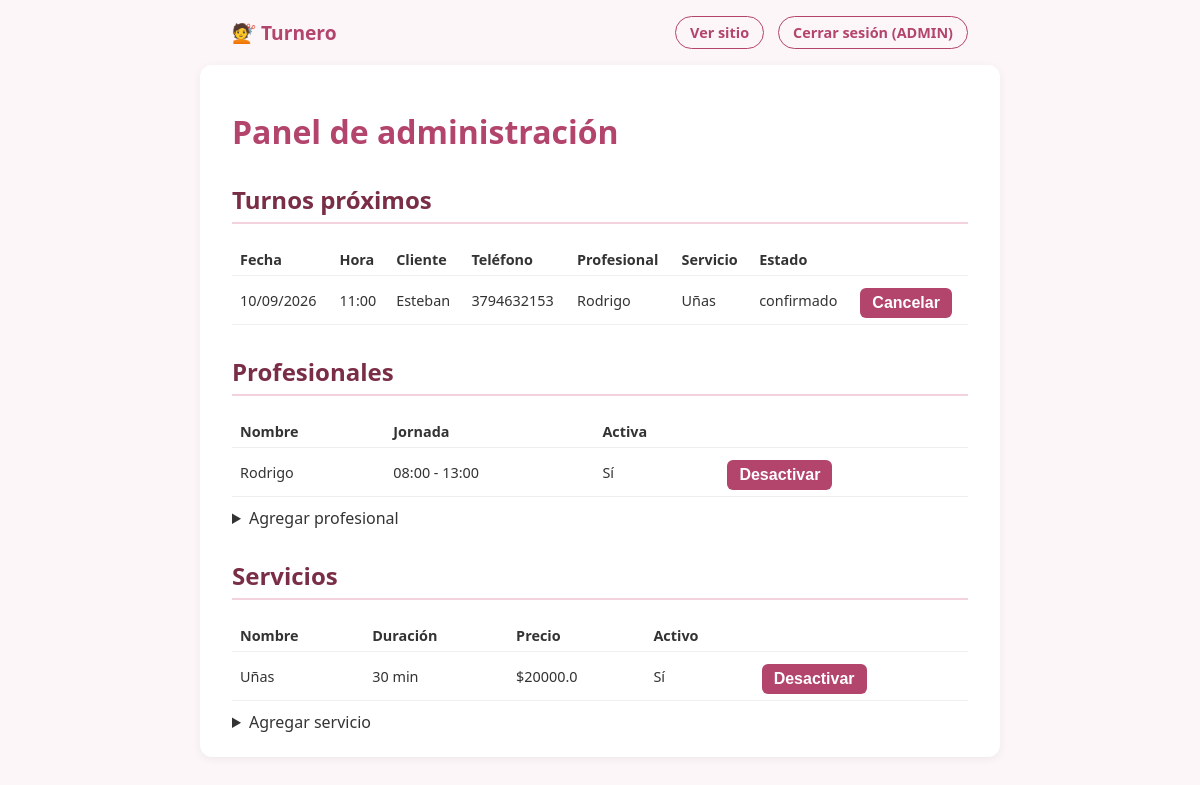
Screenshot of /admin/dashboard (signed in) with the database file from the repository.
### models.py (models this page shows)
class Turno(Base):
    __tablename__ = "turnos"
    id = Column(Integer, primary_key=True, index=True)
    empleada_id = Column(Integer, ForeignKey("empleadas.id"), nullable=False)
    servicio_id = Column(Integer, ForeignKey("servicios.id"), nullable=False)
    cliente_nombre = Column(String, nullable=False)
    cliente_telefono = Column(String, nullable=False)
    fecha = Column(Date, nullable=False)
    hora_inicio = Column(Time, nullable=False)
    hora_fin = Column(Time, nullable=False)
    estado = Column(String, default="confirmado")  # confirmado / cancelado
    empleada = relationship("Empleada", back_populates="turnos")
    servicio = relationship("Servicio", back_populates="turnos")

class Empleada(Base):
    __tablename__ = "empleadas"
    id = Column(Integer, primary_key=True, index=True)
    nombre = Column(String, nullable=False)
    activo = Column(Boolean, default=True)
    hora_inicio_jornada = Column(Time, nullable=False)  # ej: 09:00
    hora_fin_jornada = Column(Time, nullable=False)     # ej: 19:00
    turnos = relationship("Turno", back_populates="empleada")

class Servicio(Base):
    __tablename__ = "servicios"
    id = Column(Integer, primary_key=True, index=True)
    nombre = Column(String, nullable=False)
    duracion_min = Column(Integer, nullable=False)  # duración en minutos
    precio = Column(Float, nullable=True)
    activo = Column(Boolean, default=True)
    turnos = relationship("Turno", back_populates="servicio")

### routers/admin.py (the view)
@router.get("/dashboard", response_class=HTMLResponse)
def dashboard(
    request: Request,
    db: Session = Depends(get_db),
    admin_user: str = Depends(get_current_admin),
):
    turnos = db.query(Turno).filter(Turno.fecha >= date.today()).order_by(Turno.fecha, Turno.hora_inicio).all()
    empleadas = db.query(Empleada).all()
    servicios = db.query(Servicio).all()
    return templates.TemplateResponse(
        "admin_dashboard.html",
        {
            "request": request,
            "turnos": turnos,
            "empleadas": empleadas,
            "servicios": servicios,
            "admin_user": admin_user,
        },
    )

### templates/admin_dashboard.html (shortened to what this page needs)
{% extends "base.html" %}
{% block navbar_right %}
<a href="/" class="navbar-login">Ver sitio</a>
<a href="/admin/logout" class="navbar-login">Cerrar sesión ({{ admin_user }})</a>
{% endblock %}
{% block content %}
<h1>Panel de administración</h1>
<section>
    <h2>Turnos próximos</h2>
    <table>
        <thead>
            <tr><th>Fecha</th><th>Hora</th><th>Cliente</th><th>Teléfono</th><th>Profesional</th><th>Servicio</th><th>Estado</th><th></th></tr>
        </thead>
        <tbody>
            {% for t in turnos %}
            <tr class="{{ 'cancelado' if t.estado == 'cancelado' }}">
                <td>{{ t.fecha.strftime('%d/%m/%Y') }}</td>
                <td>{{ t.hora_inicio.strftime('%H:%M') }}</td>
                <td>{{ t.cliente_nombre }}</td>
                <td>{{ t.cliente_telefono }}</td>
                <td>{{ t.empleada.nombre }}</td>
                <td>{{ t.servicio.nombre }}</td>
                <td>{{ t.estado }}</td>
                <td>
                    {% if t.estado == 'confirmado' %}
                    <form method="post" action="/admin/turnos/{{ t.id }}/cancelar">
                        <button type="submit">Cancelar</button>
                    </form>
                    {% endif %}
                </td>
            </tr>
            {% endfor %}
        </tbody>
    </table>
</section>
<section>
    <h2>Profesionales</h2>
    <table>
        <thead><tr><th>Nombre</th><th>Jornada</th><th>Activa</th><th></th></tr></thead>
        <tbody>
            {% for e in empleadas %}
            <tr>
                <td>{{ e.nombre }}</td>
                <td>{{ e.hora_inicio_jornada.strftime('%H:%M') }} - {{ e.hora_fin_jornada.strftime('%H:%M') }}</td>
                <td>{{ "Sí" if e.activo else "No" }}</td>
                <td>
                    <form method="post" action="/admin/empleadas/{{ e.id }}/toggle">
                        <button type="submit">{{ "Desactivar" if e.activo else "Activar" }}</button>
                    </form>
                </td>
            </tr>
            {% endfor %}
        </tbody>
    </table>
    <details>
        <summary>Agregar profesional</summary>
    </details>
</section>
<section>
    <h2>Servicios</h2>
    <table>
        <thead><tr><th>Nombre</th><th>Duración</th><th>Precio</th><th>Activo</th><th></th></tr></thead>
        <tbody>
            {% for s in servicios %}
            <tr>
                <td>{{ s.nombre }}</td>
                <td>{{ s.duracion_min }} min</td>
                <td>{{ ("$" + s.precio|string) if s.precio else "-" }}</td>
                <td>{{ "Sí" if s.activo else "No" }}</td>
                <td>
                    <form method="post" action="/admin/servicios/{{ s.id }}/toggle">
                        <button type="submit">{{ "Desactivar" if s.activo else "Activar" }}</button>
                    </form>
                </td>
            </tr>
            {% endfor %}
        </tbody>
    </table>
    <details>
        <summary>Agregar servicio</summary>
    </details>
</section>
{% endblock %}

### templates/base.html (shortened to what this page needs)
<!DOCTYPE html>
<html lang="es">
<head>
    <link rel="stylesheet" href="/static/style.css">
</head>
<body>
    <nav class="navbar">
        <a href="/" class="navbar-brand">💇 Turnero</a>
        <div class="navbar-right">
            {% block navbar_right %}{% endblock %}
        </div>
    </nav>
    <div class="container">
        {% block content %}{% endblock %}
    </div>
</body>
</html>

### static/style.css (style rules this page uses)
* { box-sizing: border-box; }
body { font-family: 'Segoe UI', Arial, sans-serif; background: #fdf6f8; color: #333; margin: 0; padding: 0 0 20px 0; }
.navbar { max-width: 800px; margin: 0 auto; display: flex; justify-content: space-between; align-items: center; padding: 16px 32px; }
.navbar-brand { font-size: 1.2rem; font-weight: 700; color: #b3446c; text-decoration: none; }
.navbar-right { display: flex; gap: 14px; align-items: center; }
.navbar-login { text-decoration: none; color: #b3446c; font-weight: 600; border: 1px solid #b3446c; padding: 6px 14px; border-radius: 20px; font-size: 0.9rem; white-space: nowrap; }
.container { max-width: 800px; margin: 0 auto; background: #fff; padding: 24px 32px; border-radius: 12px; box-shadow: 0 2px 10px rgba(0,0,0,0.06); }
h1 { color: #b3446c; }
h2 { color: #7a2e46; border-bottom: 2px solid #f3d1dd; padding-bottom: 6px; }
input, select, button { width: 100%; padding: 10px; margin-top: 4px; border: 1px solid #ddd; border-radius: 6px; font-size: 1rem; }
button { margin-top: 18px; background: #b3446c; color: #fff; border: none; cursor: pointer; font-weight: 600; }
table { width: 100%; border-collapse: collapse; margin-top: 10px; font-size: 0.9rem; }
th, td { text-align: left; padding: 6px 8px; border-bottom: 1px solid #eee; }
section { margin-top: 30px; }
details { margin-top: 10px; }
form button { width: auto; padding: 6px 12px; margin-top: 6px; }

### rows the page displays
Turno: fecha "10/09/2026", hora_inicio "11:00", cliente_nombre "Esteban", cliente_telefono "3794632153", empleada.nombre "Rodrigo", servicio.nombre "Uñas", estado "confirmado"
Empleada: nombre "Rodrigo", hora_inicio_jornada "08:00", hora_fin_jornada "13:00", activo "Sí", activo "Desactivar"
Servicio: nombre "Uñas", duracion_min "30", precio "$20000.0", activo "Sí", activo "Desactivar"

### other values shown
{{ admin_user }} "ADMIN"
